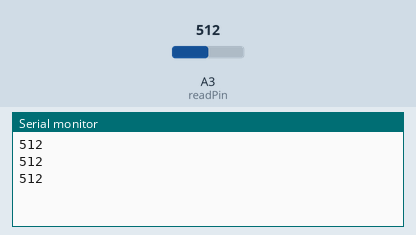
This sketch was run on a simulated Arduino Uno, built with avr-gcc and run on an emulated ATmega328P. Shown: the last lines printed to the serial monitor. The test bench sets the inputs (shaded band); at power-on: A3 (readPin) = 512.

Above: at 1.3 s.
1.4 s: A3 (readPin) set to 716
At 1.9 s:
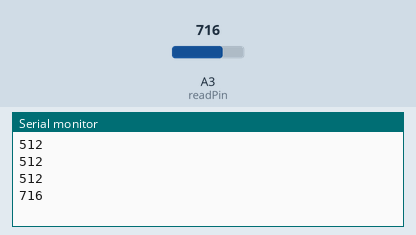
2.9 s: A3 (readPin) set to 900
At 3.4 s:
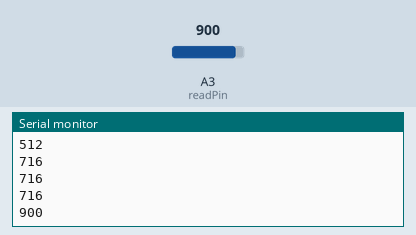
Timing chart, 0 to 5.9 s (numbered marks = the images above; inputs shaded):
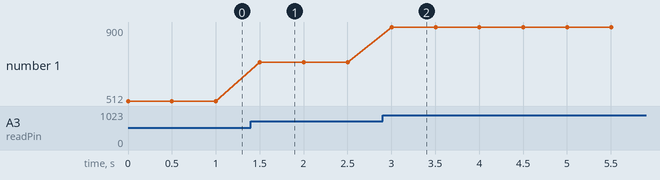

Measured:
- after the input at 1.4 s, the serial monitor: prints a new line after 0.10 s (image 1)
- after the input at 2.9 s, the serial monitor: prints a new line after 0.10 s (image 2)
- plotted number 1: 512 → 716 after the input at 1.4 s, 716 → 900 after the input at 2.9 s

The sketch:

AnalogRead.ino
```cpp
int readPin = A3;
int V2 = 0;
int delayTime = 500;

void setup() {
  // put your setup code here, to run once:
  pinMode(readPin, INPUT);
  Serial.begin(9600);

}

void loop() {
  // put your main code here, to run repeatedly:
V2 = analogRead(readPin);
Serial.println(V2);
delay(delayTime);

}
```
